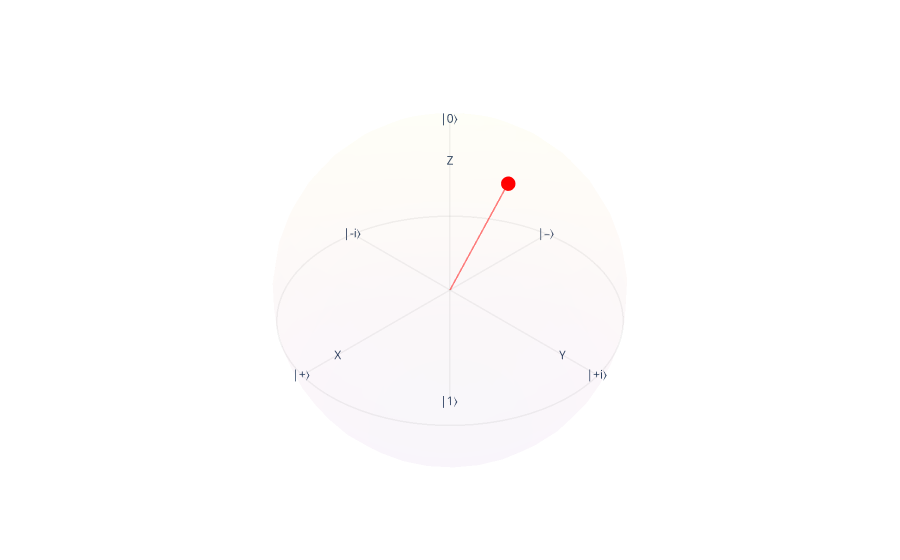

Here is the notebook cell this chart was saved with:
### Markdown cell above
#### Portas Parametrizadas  

Além das **portas de Pauli** e da **porta de Hadamard**, o Ket também oferece **portas de rotação** e a **porta de fase**, que desempenham um papel essencial na construção de algoritmos quânticos.  

As **portas de rotação**, como {func}`~ket.gates.RX`, {func}`~ket.gates.RY` e {func}`~ket.gates.RZ`, realizam rotações controladas em torno dos eixos **X, Y e Z**, respectivamente. Essas portas permitem manipular o estado de um qubit de forma precisa e controlada.  

Já a **porta de fase**, representada por {func}`~ket.gates.PHASE`, aplica uma fase ao estado do qubit. Essas portas são chamadas de **portas parametrizadas**, pois recebem um parâmetro clássico (um número real, `float`), que controla a operação aplicada.  

A **porta {func}`~ket.gates.RZ` e a {func}`~ket.gates.PHASE` são equivalentes em termos de fase global**, ou seja, ao analisarmos seu efeito na **esfera de Bloch**, não conseguimos distingui-las. No entanto, quando usadas em **operações controladas**, a fase global pode gerar diferenças no estado quântico.  

A seguir, apresentamos um exemplo que demonstra a aplicação das **portas parametrizadas**. Recomendamos que você execute este código e experimente modificar os parâmetros das portas para compreender melhor seus efeitos:

### Code cell
# Instanciando um novo do processo quântico
processo = Process()

# Alocação de um qubit
qubits = processo.alloc()

# Aplicação das portas parametrizadas
RX(0.5, qubits)  # Porta de rotação Rx com ângulo de 0.5 radianos
RY(0.2, qubits)  # Porta de rotação Ry com ângulo de 0.2 radianos
RZ(2.3, qubits)  # Porta de rotação Rz com ângulo de 2.3 radianos
PHASE(0.2, qubits)  # Porta de fase com ângulo de 0.2 radianos

dump(qubits).sphere()  # Mostra o Bloch Sphere

### Figure 1 — Plotly figure (JSON) as saved in the notebook; plotly's stock layout.template omitted (floating-point values rounded to 4 significant figures; data arrays with more than 128 entries replaced by an {"elided": "..."} marker saying what was removed)
{"data": [{"name": "Bloch Sphere", "opacity": 0.02, "showscale": false, "type": "surface", "x": {"elided": "40x20 float values"}, "y": {"elided": "40x20 float values"}, "z": {"elided": "40x20 float values"}}, {"line": {"color": "gray", "width": 3}, "mode": "lines", "name": "Equator", "opacity": 0.1, "type": "scatter3d", "x": [1.0, 0.998, 0.992, 0.9819, 0.9679, 0.9501, 0.9284, 0.9029, 0.8738, 0.8413, 0.8053, 0.766, 0.7237, 0.6785, 0.6306, 0.5801, 0.5272, 0.4723, 0.4154, 0.3569, 0.2969, 0.2358, 0.1736, 0.1108, 0.04758, -0.01587, -0.07925, -0.1423, -0.2048, -0.2665, -0.3271, -0.3863, -0.4441, -0.5, -0.5539, -0.6056, -0.6549, -0.7015, -0.7453, -0.7861, -0.8237, -0.858, -0.8888, -0.9161, -0.9397, -0.9595, -0.9754, -0.9874, -0.9955, -0.9995, -0.9995, -0.9955, -0.9874, -0.9754, -0.9595, -0.9397, -0.9161, -0.8888, -0.858, -0.8237, -0.7861, -0.7453, -0.7015, -0.6549, -0.6056, -0.5539, -0.5, -0.4441, -0.3863, -0.3271, -0.2665, -0.2048, -0.1423, -0.07925, -0.01587, 0.04758, 0.1108, 0.1736, 0.2358, 0.2969, 0.3569, 0.4154, 0.4723, 0.5272, 0.5801, 0.6306, 0.6785, 0.7237, 0.766, 0.8053, 0.8413, 0.8738, 0.9029, 0.9284, 0.9501, 0.9679, 0.9819, 0.992, 0.998, 1.0], "y": [0.0, 0.06342, 0.1266, 0.1893, 0.2511, 0.312, 0.3717, 0.4298, 0.4862, 0.5406, 0.5929, 0.6428, 0.6901, 0.7346, 0.7761, 0.8146, 0.8497, 0.8815, 0.9096, 0.9341, 0.9549, 0.9718, 0.9848, 0.9938, 0.9989, 0.9999, 0.9969, 0.9898, 0.9788, 0.9638, 0.945, 0.9224, 0.896, 0.866, 0.8326, 0.7958, 0.7557, 0.7127, 0.6668, 0.6182, 0.5671, 0.5137, 0.4582, 0.4009, 0.342, 0.2817, 0.2203, 0.158, 0.09506, 0.03173, -0.03173, -0.09506, -0.158, -0.2203, -0.2817, -0.342, -0.4009, -0.4582, -0.5137, -0.5671, -0.6182, -0.6668, -0.7127, -0.7557, -0.7958, -0.8326, -0.866, -0.896, -0.9224, -0.945, -0.9638, -0.9788, -0.9898, -0.9969, -0.9999, -0.9989, -0.9938, -0.9848, -0.9718, -0.9549, -0.9341, -0.9096, -0.8815, -0.8497, -0.8146, -0.7761, -0.7346, -0.6901, -0.6428, -0.5929, -0.5406, -0.4862, -0.4298, -0.3717, -0.312, -0.2511, -0.1893, -0.1266, -0.06342, -2.449e-16], "z": [0.0, 0.0, 0.0, 0.0, 0.0, 0.0, 0.0, 0.0, 0.0, 0.0, 0.0, 0.0, 0.0, 0.0, 0.0, 0.0, 0.0, 0.0, 0.0, 0.0, 0.0, 0.0, 0.0, 0.0, 0.0, 0.0, 0.0, 0.0, 0.0, 0.0, 0.0, 0.0, 0.0, 0.0, 0.0, 0.0, 0.0, 0.0, 0.0, 0.0, 0.0, 0.0, 0.0, 0.0, 0.0, 0.0, 0.0, 0.0, 0.0, 0.0, 0.0, 0.0, 0.0, 0.0, 0.0, 0.0, 0.0, 0.0, 0.0, 0.0, 0.0, 0.0, 0.0, 0.0, 0.0, 0.0, 0.0, 0.0, 0.0, 0.0, 0.0, 0.0, 0.0, 0.0, 0.0, 0.0, 0.0, 0.0, 0.0, 0.0, 0.0, 0.0, 0.0, 0.0, 0.0, 0.0, 0.0, 0.0, 0.0, 0.0, 0.0, 0.0, 0.0, 0.0, 0.0, 0.0, 0.0, 0.0, 0.0, 0.0]}, {"line": {"color": "gray", "width": 3}, "mode": "lines", "name": "x line", "opacity": 0.1, "type": "scatter3d", "x": [1, -1], "y": [0, 0], "z": [0, 0]}, {"line": {"color": "gray", "width": 3}, "mode": "lines", "name": "y line", "opacity": 0.1, "type": "scatter3d", "x": [0, 0], "y": [1, -1], "z": [0, 0]}, {"line": {"color": "gray", "width": 3}, "mode": "lines", "name": "z line", "opacity": 0.1, "type": "scatter3d", "x": [0, 0], "y": [0, 0], "z": [1, -1]}, {"mode": "text", "name": "|0⟩", "text": ["|0⟩"], "textposition": "middle center", "type": "scatter3d", "x": [0], "y": [0], "z": [1]}, {"mode": "text", "name": "Z", "text": ["Z"], "textposition": "middle center", "type": "scatter3d", "x": [0], "y": [0], "z": [0.8]}, {"mode": "text", "name": "|1⟩", "text": ["|1⟩"], "textposition": "middle center", "type": "scatter3d", "x": [0], "y": [0], "z": [-1]}, {"mode": "text", "name": "|+⟩", "text": ["|+⟩"], "textposition": "middle center", "type": "scatter3d", "x": [1], "y": [0], "z": [0]}, {"mode": "text", "name": "X", "text": ["X"], "textposition": "middle center", "type": "scatter3d", "x": [0.8], "y": [0], "z": [0]}, {"mode": "text", "name": "|‒⟩", "text": ["|‒⟩"], "textposition": "middle center", "type": "scatter3d", "x": [-1], "y": [0], "z": [0]}, {"mode": "text", "name": "|+i⟩", "text": ["|+i⟩"], "textposition": "middle center", "type": "scatter3d", "x": [0], "y": [1], "z": [0]}, {"mode": "text", "name": "Y", "text": ["Y"], "textposition": "middle center", "type": "scatter3d", "x": [0], "y": [0.8], "z": [0]}, {"mode": "text", "name": "|-i⟩", "text": ["|-i⟩"], "textposition": "middle center", "type": "scatter3d", "x": [0], "y": [-1], "z": [0]}, {"marker": {"color": "red", "size": 5}, "mode": "markers", "name": "qubit", "type": "scatter3d", "x": [0.1472], "y": [0.4884], "z": [0.8601]}, {"line": {"color": "red", "width": 3}, "mode": "lines", "name": "qubit line", "opacity": 0.5, "type": "scatter3d", "x": [0, 0.1472], "y": [0, 0.4884], "z": [0, 0.8601]}], "layout": {"scene": {"aspectmode": "cube", "camera": {"eye": {"x": 0.8, "y": 0.8, "z": 0.8}}, "xaxis": {"range": [-1, 1], "showbackground": false, "showgrid": false, "visible": false}, "yaxis": {"range": [-1, 1], "showbackground": false, "showgrid": false, "visible": false}, "zaxis": {"range": [-1, 1], "showbackground": false, "showgrid": false, "visible": false}}, "showlegend": false}}
